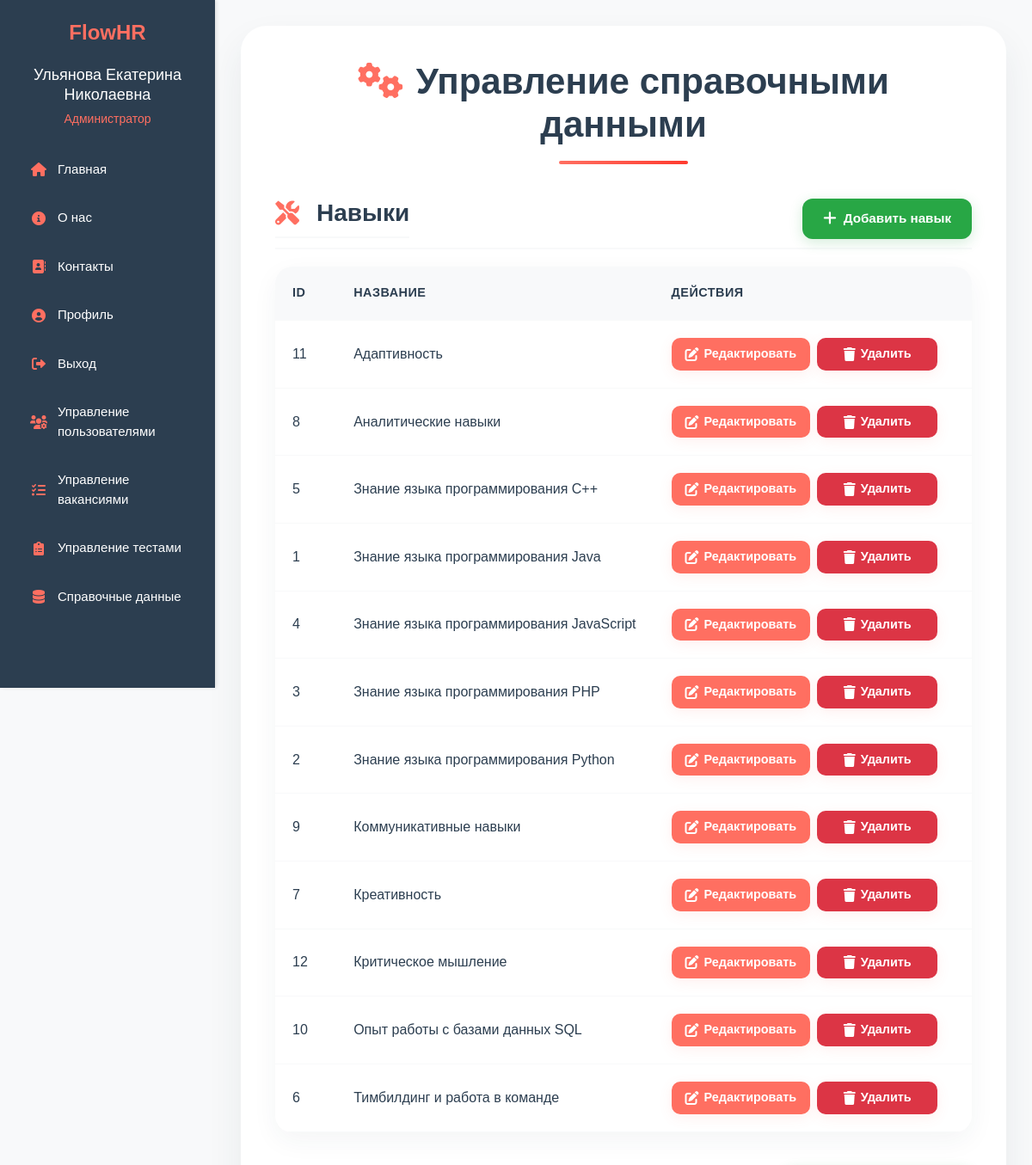
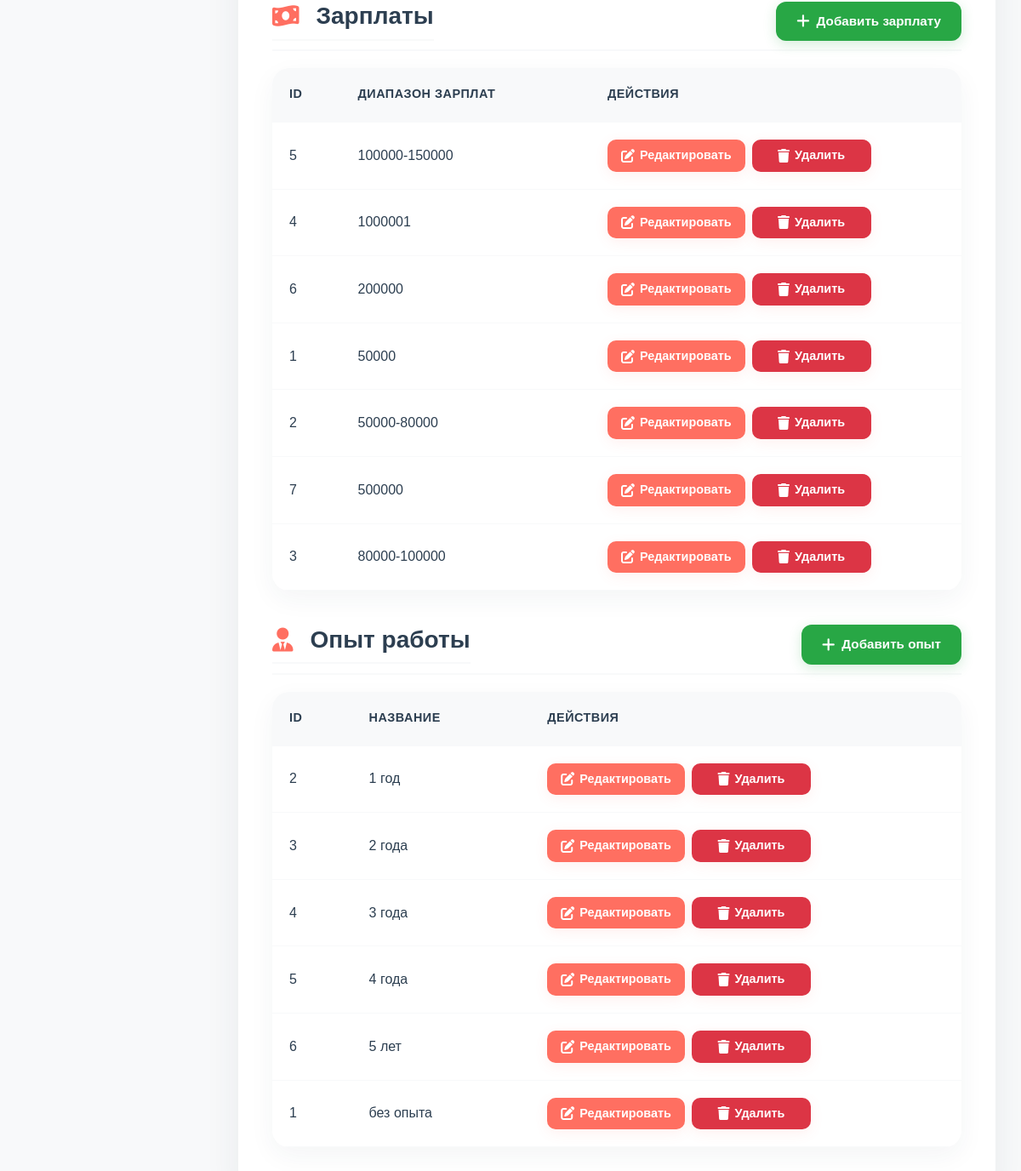
Page /Admin/list_data.php (signed in) on the committed database (2 pictures, top to bottom).
### tables this page shows
CREATE TABLE `skills` (
  `id` int NOT NULL,
  `name` varchar(255) NOT NULL
);

CREATE TABLE `salaries` (
  `id` int NOT NULL,
  `salary_range` varchar(100) NOT NULL
);

CREATE TABLE `experiences` (
  `id` int NOT NULL,
  `name` varchar(100) NOT NULL
);

### Admin/list_data.php (the view, shortened to what this page needs)
<?php
require '../includes/config.php';
$skills = $pdo->query("SELECT * FROM skills")->fetchAll();
$salaries = $pdo->query("SELECT * FROM salaries")->fetchAll();
$experiences = $pdo->query("SELECT * FROM experiences")->fetchAll();
?>
<!DOCTYPE html>
<html lang="ru">
<head>
    <link rel="stylesheet" href="https://cdn.jsdelivr.net/npm/bootstrap@5.3.0/dist/css/bootstrap.min.css">
    <link rel="stylesheet" href="https://cdnjs.cloudflare.com/ajax/libs/font-awesome/6.0.0/css/all.min.css">
</head>
<body>
    <?php include '../includes/header.php'; ?>
    <div class="container">
        <h1><i class="fas fa-cogs"></i>Управление справочными данными</h1>
        <div class="section-header">
            <h2 class="section-title"><i class="fas fa-tools"></i> Навыки</h2>
            <button class="btn-add" data-bs-toggle="modal" data-bs-target="#addSkillModal">
                <i class="fas fa-plus"></i> Добавить навык
            </button>
        </div>
        <table class="table">
            <thead>
                <tr>
                    <th>ID</th>
                    <th>Название</th>
                    <th>Действия</th>
                </tr>
            </thead>
            <tbody>
                <?php foreach ($skills as $skill): ?>
                    <tr>
                        <td><?= htmlspecialchars($skill['id']) ?></td>
                        <td><?= htmlspecialchars($skill['name']) ?></td>
                        <td>
                            <div class="actions-container">
                                <button class="btn-action btn-edit" data-bs-toggle="modal" data-bs-target="#editSkillModal" data-skill-id="<?= $skill['id'] ?>" data-skill-name="<?= htmlspecialchars($skill['name']) ?>">
                                    <i class="fas fa-edit"></i> Редактировать
                                </button>
                                <button class="btn-action btn-delete" data-bs-toggle="modal" data-bs-target="#deleteSkillModal" data-skill-id="<?= $skill['id'] ?>">
                                    <i class="fas fa-trash"></i> Удалить
                                </button>
                            </div>
                        </td>
                    </tr>
                <?php endforeach; ?>
            </tbody>
        </table>
        <div class="section-header">
            <h2 class="section-title"><i class="fas fa-money-bill-wave"></i> Зарплаты</h2>
            <button class="btn-add" data-bs-toggle="modal" data-bs-target="#addSalaryModal">
                <i class="fas fa-plus"></i> Добавить зарплату
            </button>
        </div>
        <table class="table">
            <thead>
                <tr>
                    <th>ID</th>
                    <th>Диапазон зарплат</th>
                    <th>Действия</th>
                </tr>
            </thead>
            <tbody>
                <?php foreach ($salaries as $salary): ?>
                    <tr>
                        <td><?= htmlspecialchars($salary['id']) ?></td>
                        <td><?= htmlspecialchars($salary['salary_range']) ?></td>
                        <td>
                            <div class="actions-container">
                                <button class="btn-action btn-edit" data-bs-toggle="modal" data-bs-target="#editSalaryModal" data-salary-id="<?= $salary['id'] ?>" data-salary-range="<?= htmlspecialchars($salary['salary_range']) ?>">
                                    <i class="fas fa-edit"></i> Редактировать
                                </button>
                                <button class="btn-action btn-delete" data-bs-toggle="modal" data-bs-target="#deleteSalaryModal" data-salary-id="<?= $salary['id'] ?>">
                                    <i class="fas fa-trash"></i> Удалить
                                </button>
                            </div>
                        </td>
                    </tr>
                <?php endforeach; ?>
            </tbody>
        </table>
        <div class="section-header">
            <h2 class="section-title"><i class="fas fa-user-tie"></i> Опыт работы</h2>
            <button class="btn-add" data-bs-toggle="modal" data-bs-target="#addExperienceModal">
                <i class="fas fa-plus"></i> Добавить опыт
            </button>
        </div>
        <table class="table">
            <thead>
                <tr>
                    <th>ID</th>
                    <th>Название</th>
                    <th>Действия</th>
                </tr>
            </thead>
            <tbody>
                <?php foreach ($experiences as $experience): ?>
                    <tr>
                        <td><?= htmlspecialchars($experience['id']) ?></td>
                        <td><?= htmlspecialchars($experience['name']) ?></td>
                        <td>
                            <div class="actions-container">
                                <button class="btn-action btn-edit" data-bs-toggle="modal" data-bs-target="#editExperienceModal" data-experience-id="<?= $experience['id'] ?>" data-experience-name="<?= htmlspecialchars($experience['name']) ?>">
                                    <i class="fas fa-edit"></i> Редактировать
                                </button>
                                <button class="btn-action btn-delete" data-bs-toggle="modal" data-bs-target="#deleteExperienceModal" data-experience-id="<?= $experience['id'] ?>">
                                    <i class="fas fa-trash"></i> Удалить
                                </button>
                            </div>
                        </td>
                    </tr>
                <?php endforeach; ?>
            </tbody>
        </table>
    </div>
</body>
</html>

### Admin/list_data.php (style rules this page uses)
body { font-family: 'Arial', sans-serif; background: #F8F9FA; color: #2C3E50; padding: 30px; margin-left: 250px; min-height: 100vh; }
.container { max-width: 1400px; margin: 0 auto; padding: 40px; background: #FFFFFF; border-radius: 30px; box-shadow: 0 20px 40px rgba(44, 62, 80, 0.08); animation: fadeIn 0.5s ease; }
h1 { color: #2C3E50; text-align: center; margin: 0 0 40px; font-size: 42px; font-weight: 800; position: relative; padding-bottom: 20px; animation: slideDown 0.5s ease; }
h1:after { content: ''; position: absolute; bottom: 0; left: 50%; transform: translateX(-50%); width: 150px; height: 4px; background: linear-gradient(90deg, #FF6F61, #FF3B2F); border-radius: 2px; }
h1 i { margin-right: 15px; color: #FF6F61; animation: rotateIn 0.5s ease; }
h2 { color: #2C3E50; font-size: 28px; font-weight: 700; margin: 40px 0 20px; padding-bottom: 10px; border-bottom: 2px solid #F8F9FA; }
h2 i { color: #FF6F61; margin-right: 10px; }
.table { background: #FFFFFF; border-radius: 20px; box-shadow: 0 10px 30px rgba(44, 62, 80, 0.05); border: none; overflow: hidden; margin-top: 20px; width: 100%; }
.table th { background: #F8F9FA; color: #2C3E50; font-weight: 600; text-transform: uppercase; font-size: 0.9rem; letter-spacing: 0.5px; padding: 20px; border-bottom: 2px solid #F8F9FA; white-space: nowrap; }
.table td { padding: 20px; vertical-align: middle; border-bottom: 1px solid #F8F9FA; transition: all 0.3s ease; color: #2C3E50; max-width: 300px; overflow: hidden; text-overflow: ellipsis; white-space: nowrap; }
.table td:last-child { min-width: 300px; max-width: 300px; }
.section-header { display: flex; justify-content: space-between; align-items: center; margin: 40px 0 20px; padding-bottom: 10px; border-bottom: 2px solid #F8F9FA; }
.section-title { color: #2C3E50; font-size: 28px; font-weight: 700; margin: 0; display: flex; align-items: center; gap: 10px; }
.section-title i { color: #FF6F61; }
.btn-add { background: #28a745; color: #FFFFFF; padding: 12px 24px; border-radius: 12px; font-size: 0.95rem; font-weight: 600; display: inline-flex; align-items: center; gap: 8px; transition: all 0.3s ease; border: none; box-shadow: 0 4px 15px rgba(40, 167, 69, 0.2); }
.btn-add i { font-size: 1.1rem; transition: transform 0.3s ease; }
.actions-container { display: flex; gap: 8px; justify-content: flex-start; }
.btn-action { padding: 8px 16px; border: none; border-radius: 10px; font-size: 0.9rem; font-weight: 600; cursor: pointer; transition: all 0.3s ease; display: inline-flex; align-items: center; gap: 6px; box-shadow: 0 4px 15px rgba(255, 111, 97, 0.1); min-width: 140px; justify-content: center; }
.btn-action i { font-size: 1rem; transition: transform 0.3s ease; }
.btn-edit { background: #FF6F61; color: #FFFFFF; }
.btn-delete { background: #dc3545; color: #FFFFFF; }

### includes/header.php (style rules this page uses)
body { margin-left: 250px !important; transition: margin-left 0.3s ease !important; min-height: 100vh !important; overflow-x: hidden !important; }
.fa-home, .fa-info-circle, .fa-map-marker-alt, .fa-sign-in-alt, .fa-user, .fa-sign-out-alt, .fa-comments, .fa-file-alt, .fa-briefcase, .fa-plus-circle, .fa-users, .fa-chart-line, .fa-clipboard-list, .fa-user-check, .fa-users-cog, .fa-tools, .fa-clipboard-check { color: #FF6F61 !important; transition: all 0.3s ease !important; }

### rows in the picture
skills: id "11", name "Адаптивность"
skills: id "8", name "Аналитические навыки"
skills: id "5", name "Знание языка программирования C++"
skills: id "1", name "Знание языка программирования Java"
skills: id "4", name "Знание языка программирования JavaScript"
skills: id "3", name "Знание языка программирования PHP"
skills: id "2", name "Знание языка программирования Python"
skills: id "9", name "Коммуникативные навыки"
skills: id "7", name "Креативность"
skills: id "12", name "Критическое мышление"
skills: id "10", name "Опыт работы с базами данных SQL"
skills: id "6", name "Тимбилдинг и работа в команде"
salaries: id "5", salary_range "100000-150000"
salaries: id "4", salary_range "1000001"
salaries: id "6", salary_range "200000"
salaries: id "1", salary_range "50000"
salaries: id "2", salary_range "50000-80000"
salaries: id "7", salary_range "500000"
salaries: id "3", salary_range "80000-100000"
experiences: id "2", name "1 год"
experiences: id "3", name "2 года"
experiences: id "4", name "3 года"
experiences: id "5", name "4 года"
experiences: id "6", name "5 лет"
experiences: id "1", name "без опыта"

### other values in the picture
$user_name "Ульянова Екатерина Николаевна"
$roleText "Администратор"
